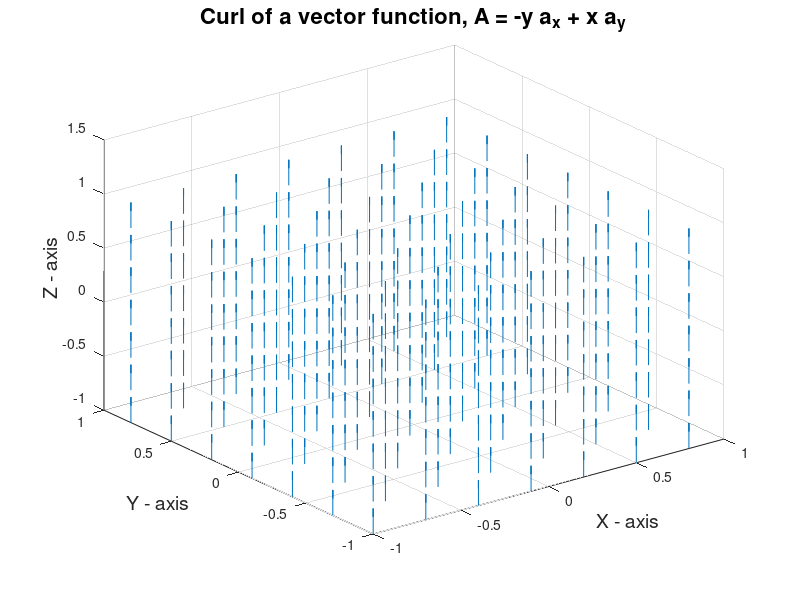

Source code (MATLAB):
% Curl of a vector function A = -y ax + x ay
clc                 %Clear the Command Window.
clear               %Clear all variables and functions from memory.

[x, y, z] = meshgrid (-1 : 0.3 : 1);
Ax = -y; 	Ay = x; 		Az = 0.*z;              

[curlx, curly, curlz] = curl(x, y, z, Ax, Ay, Az);	%Curl of A.

quiver3(x, y, z, curlx, curly, curlz) 				%To plot the curl of A.

title ('Curl of a vector function, A = -y a_x + x a_y', 'FontSize', 16) 
xlabel('X - axis', 'FontSize', 14) 
ylabel ('Y - axis', 'FontSize', 14)
zlabel ('Z - axis', 'FontSize', 14)